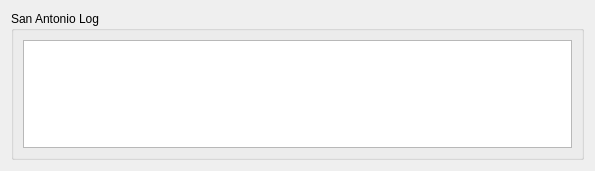
<?xml version="1.0" encoding="UTF-8"?>
<ui version="4.0">
 <class>SanAntonioLog</class>
 <widget class="QWidget" name="SanAntonioLog">
  <property name="geometry">
   <rect>
    <x>0</x>
    <y>0</y>
    <width>595</width>
    <height>171</height>
   </rect>
  </property>
  <property name="sizePolicy">
   <sizepolicy hsizetype="Preferred" vsizetype="Preferred">
    <horstretch>0</horstretch>
    <verstretch>0</verstretch>
   </sizepolicy>
  </property>
  <property name="windowTitle">
   <string>Form</string>
  </property>
  <property name="autoFillBackground">
   <bool>false</bool>
  </property>
  <layout class="QGridLayout" name="gridLayout">
   <item row="0" column="0">
    <widget class="QGroupBox" name="sa_log_box">
     <property name="title">
      <string>San Antonio Log</string>
     </property>
     <layout class="QGridLayout" name="gridLayout_6">
      <item row="0" column="0">
       <widget class="QTextEdit" name="sa_log_text">
        <property name="readOnly">
         <bool>true</bool>
        </property>
        <property name="acceptRichText">
         <bool>true</bool>
        </property>
       </widget>
      </item>
     </layout>
    </widget>
   </item>
  </layout>
 </widget>
 <resources/>
 <connections/>
</ui>
